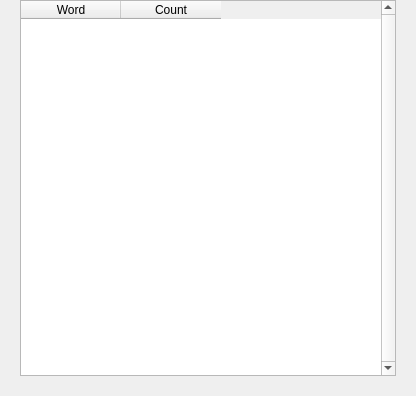
<?xml version="1.0" encoding="UTF-8"?>
<ui version="4.0">
 <class>word_frequency_dialog</class>
 <widget class="QDialog" name="word_frequency_dialog">
  <property name="geometry">
   <rect>
    <x>0</x>
    <y>0</y>
    <width>416</width>
    <height>396</height>
   </rect>
  </property>
  <property name="windowTitle">
   <string>word_frequency_dialog</string>
  </property>
  <widget class="QTableWidget" name="frequency_table">
   <property name="geometry">
    <rect>
     <x>20</x>
     <y>0</y>
     <width>376</width>
     <height>376</height>
    </rect>
   </property>
   <property name="verticalScrollBarPolicy">
    <enum>Qt::ScrollBarPolicy::ScrollBarAlwaysOn</enum>
   </property>
   <property name="editTriggers">
    <set>QAbstractItemView::EditTrigger::NoEditTriggers</set>
   </property>
   <property name="alternatingRowColors">
    <bool>true</bool>
   </property>
   <property name="selectionBehavior">
    <enum>QAbstractItemView::SelectionBehavior::SelectRows</enum>
   </property>
   <property name="showGrid">
    <bool>false</bool>
   </property>
   <attribute name="verticalHeaderVisible">
    <bool>false</bool>
   </attribute>
   <column>
    <property name="text">
     <string>Word</string>
    </property>
   </column>
   <column>
    <property name="text">
     <string>Count</string>
    </property>
   </column>
  </widget>
 </widget>
 <resources/>
 <connections/>
</ui>
